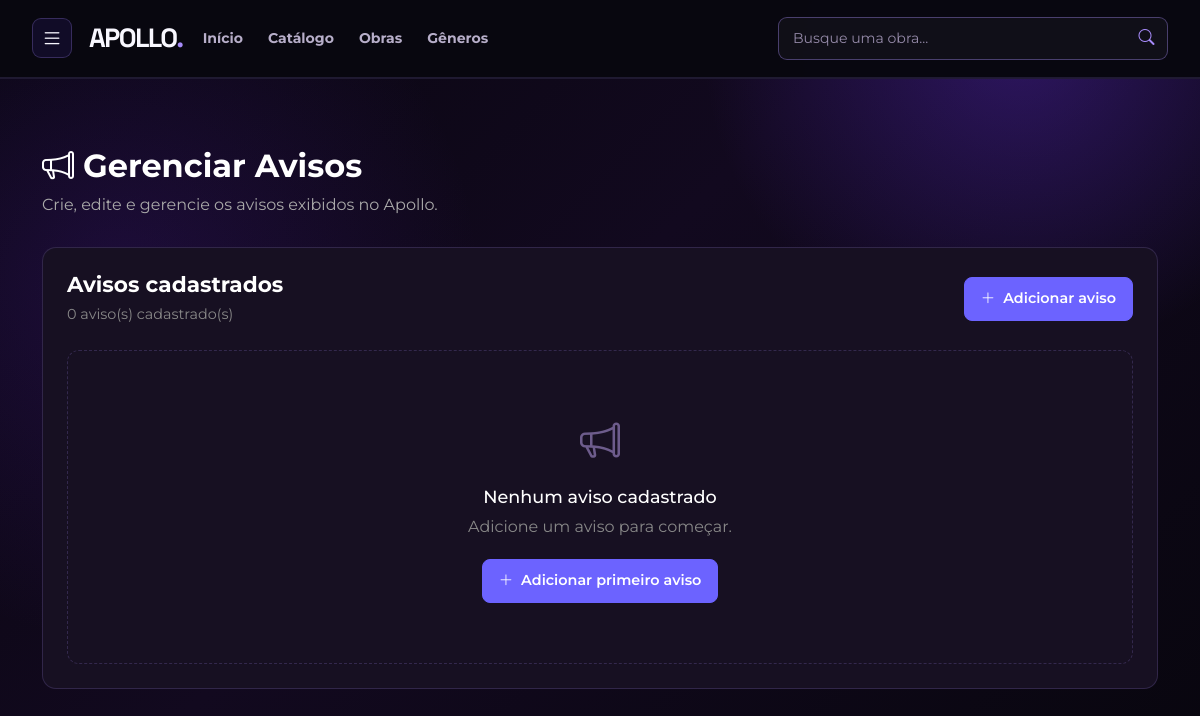
The app's page /adm/GerenciarAvisos.php (signed in), older data.
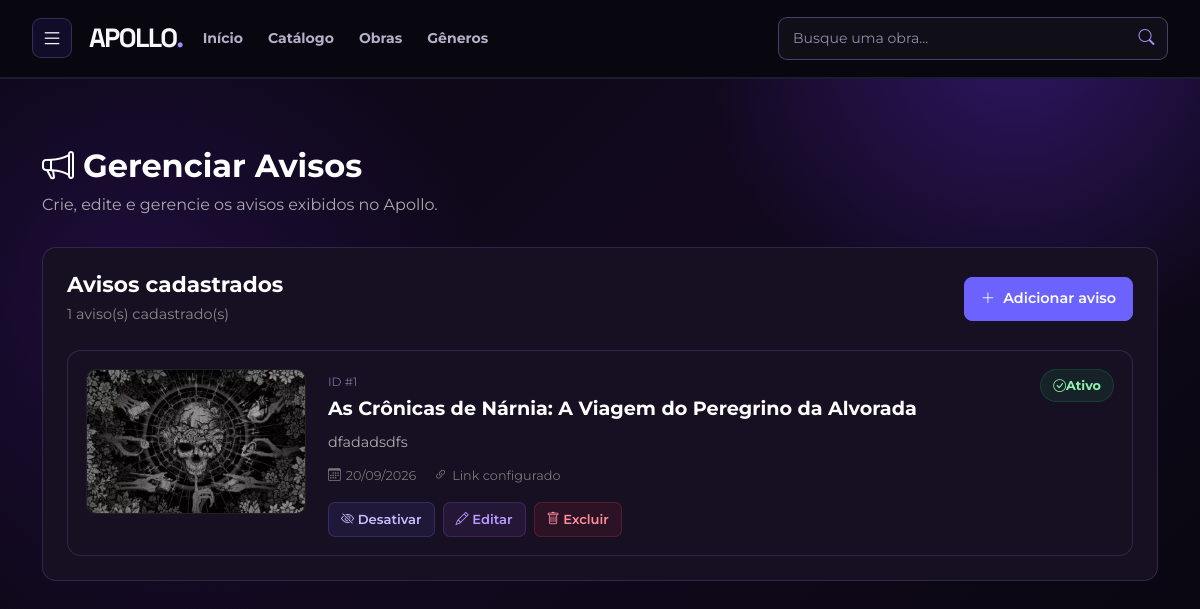
The same page, newer data.
### tables this page shows
CREATE TABLE `avisos` (
  `id` int UNSIGNED NOT NULL,
  `titulo` varchar(150) NOT NULL,
  `descricao` text NOT NULL,
  `imagem` varchar(500) NOT NULL,
  `link` varchar(500) DEFAULT NULL,
  `ativo` tinyint(1) NOT NULL DEFAULT '1',
  `data_criacao` timestamp NULL DEFAULT CURRENT_TIMESTAMP
);

### www/includes/functions.php (called while the page is built, shortened)
<?php
$host = 'mysql';
$banco = 'pi_apollo';
$usuario = 'apollo_app';
$senha = '123456';
function conectarBanco(){
    global $host, $banco, $usuario, $senha;
    static $conexao = null;
    if ($conexao === null) {
        $dsn = "mysql:host=$host;port=3306;dbname=$banco;charset=utf8mb4";
        $conexao = new PDO(
            $dsn,
            $usuario,
            $senha,
            [
                PDO::ATTR_ERRMODE => PDO::ERRMODE_EXCEPTION,
                PDO::ATTR_DEFAULT_FETCH_MODE => PDO::FETCH_ASSOC
            ]
        );
    }
    return $conexao;
}
function e($texto)
{
    return htmlspecialchars($texto ?? '', ENT_QUOTES, 'UTF-8');
}
function buscarTodosAvisos()
{
    $conexao = conectarBanco();
    $sql = "
        SELECT
            id,
            titulo,
            descricao,
            imagem,
            link,
            ativo,
            data_criacao
        FROM avisos
        ORDER BY id DESC
    ";
    $consulta = $conexao->query($sql);
    return $consulta->fetchAll();
}

### www/adm/GerenciarAvisos.php (the view, shortened to what the changed rows need)
<?php
require_once __DIR__ . '/../includes/functions.php';
$avisos = buscarTodosAvisos();
?>
<!DOCTYPE html>
<html lang="pt-BR">
<head>
    <link
        href="https://cdn.jsdelivr.net/npm/bootstrap@5.3.8/dist/css/bootstrap.min.css"
        rel="stylesheet"
    >
    <link
        rel="stylesheet"
        href="https://cdn.jsdelivr.net/npm/bootstrap-icons@1.11.3/font/bootstrap-icons.min.css"
    >
    <link
        rel="stylesheet"
        href="../css/styles.css"
    >
</head>
<body>
<main class="container py-5">
    <div class="admin-cabecalho">
        <h1>
            <i class="bi bi-megaphone"></i>
            Gerenciar Avisos
        </h1>
    </div>
    <section class="admin-secao avisos-admin">
        <div class="cabecalho-avisos">
            <div>
                <h2>
                    Avisos cadastrados
                </h2>
                <p>
                    <?= count($avisos) ?>
                    aviso(s) cadastrado(s)
                </p>
            </div>
        </div>
        <?php if (empty($avisos)): ?>
            <div class="sem-avisos">
                <i class="bi bi-megaphone"></i>
                <h3>
                    Nenhum aviso cadastrado
                </h3>
                <p>
                    Adicione um aviso para começar.
                </p>
                <a
                    href="AdicionarAviso.php"
                    class="botao-adicionar-admin"
                >
                    <i class="bi bi-plus-lg"></i>
                    Adicionar primeiro aviso
                </a>
            </div>
        <?php else: ?>
            <div class="lista-avisos-admin">
                <?php foreach ($avisos as $aviso): ?>
                    <?php
                    $id = (int) $aviso['id'];
                    $titulo = $aviso['titulo'] ?? '';
                    $descricao = $aviso['descricao'] ?? '';
                    $imagem = $aviso['imagem'] ?? '';
                    $link = $aviso['link'] ?? '';
                    $ativo = (int) ($aviso['ativo'] ?? 0);
                    $dataCriacao = $aviso['data_criacao'] ?? null;
                    ?>
                    <article class="card-aviso-admin">
                        <div class="imagem-aviso-admin">
                            <?php if (!empty($imagem)): ?>
                                <img
                                    src="<?= e($imagem) ?>"
                                    alt="<?= e($titulo) ?>"
                                >
                            <?php else: ?>
                                <div class="sem-imagem-aviso">
                                    <i class="bi bi-image"></i>
                                </div>
                            <?php endif; ?>
                        </div>
                        <div class="conteudo-aviso-admin">
                            <div class="topo-aviso-admin">
                                <div>
                                    <span class="id-aviso-admin">
                                        ID #<?= $id ?>
                                    </span>
                                    <h3>
                                        <?= e($titulo) ?>
                                    </h3>
                                </div>
                                <?php if ($ativo === 1): ?>
                                    <span class="status-admin ativo">
                                        <i class="bi bi-check-circle"></i>
                                        Ativo
                                    </span>
                                <?php endif; ?>
                            </div>
                            <p class="descricao-aviso-admin">
                                <?= e($descricao) ?>
                            </p>
                            <div class="info-aviso-admin">
                                <span>
                                    <i class="bi bi-calendar3"></i>
                                    <?php
                                    if (!empty($dataCriacao)) {
                                        echo date(
                                            'd/m/Y',
                                            strtotime($dataCriacao)
                                        );
                                    } else {
                                        echo '-';
                                    }
                                    ?>
                                </span>
                                <?php if (!empty($link)): ?>
                                    <span>
                                        <i class="bi bi-link-45deg"></i>
                                        Link configurado
                                    </span>
                                <?php endif; ?>
                            </div>
                            <div class="acoes-aviso-admin">
                                <form method="POST">
                                    <button
                                        type="submit"
                                        class="botao-aviso-status"
                                    >
                                        <?php if ($ativo === 1): ?>
                                            <i class="bi bi-eye-slash"></i>
                                            Desativar
                                        <?php else: ?>
                                            <i class="bi bi-eye"></i>
                                            Ativar
                                        <?php endif; ?>
                                    </button>
                                </form>
                                <button
                                    type="button"
                                    class="botao-aviso-editar"
                                    data-bs-toggle="modal"
                                    data-bs-target="#modalEditarAviso<?= $id ?>"
                                >
                                    <i class="bi bi-pencil"></i>
                                    Editar
                                </button>
                                <button
                                    type="button"
                                    class="botao-aviso-excluir"
                                    data-bs-toggle="modal"
                                    data-bs-target="#modalExcluirAviso<?= $id ?>"
                                >
                                    <i class="bi bi-trash"></i>
                                    Excluir
                                </button>
                            </div>
                        </div>
                    </article>
                <?php endforeach; ?>
            </div>
        <?php endif; ?>
    </section>
</main>
</body>
</html>

Row changes from the older to the newer data that the page shows:
added avisos: imagem (picture), id "1", titulo "As Crônicas de Nárnia: A Viagem do Peregrino da Alvorada", ativo 1 (drawn), descricao "dfadadsdfs", data_criacao "20/09/2026"
Text that changed along with them:
count($avisos): "0" → "1"
text no longer shown: "Nenhum aviso cadastrado Adicione um aviso para começar. Adicionar primeiro aviso"
